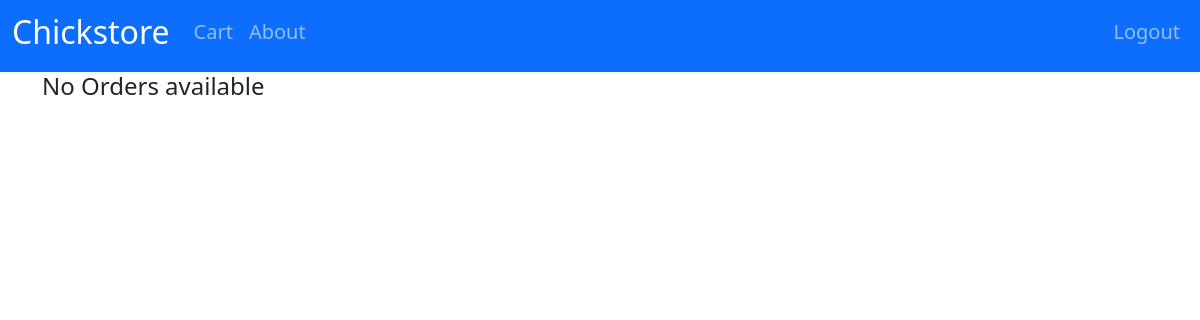
/orders/2 (signed in), run on an earlier commit of the app's database.
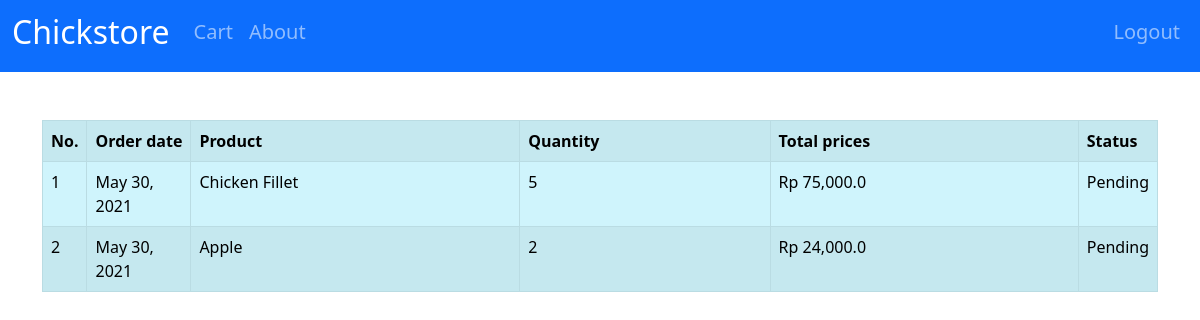
And on a later commit of the database.
### account/models.py (models this page shows, shortened)
class Order(models.Model):
    ORDERSTATS = (('Pending', 'Pending'), ('In Delivery', 'In Delivery'),)
    customer = models.ForeignKey(
        Account, related_name="order", on_delete=models.SET_NULL, null=True)
    product = models.ForeignKey(
        Product, related_name="order", on_delete=SET_NULL, null=True)
    status = models.CharField(max_length=200, choices=ORDERSTATS)
    order_date = models.DateField(auto_now_add=True, null=True)
    quantity = models.IntegerField(null=True)
    price_sum = models.FloatField(null=True)

class Product(models.Model):
    name = models.CharField(max_length=200)
    price = models.BigIntegerField()
    extra = models.CharField(max_length=200)
    picture = models.ImageField(
        upload_to='products', default='products/no_pic.jpg', validators=[validate_image])

### account/views.py (the view)
# urls.py: path('orders/<customer>', views.orders, name='orders'),
@login_required(login_url='login')
def orders(request, customer):
    orders = Order.objects.filter(customer=customer)
    context = {
        "orders": orders
    }
    return render(request, 'chickstore/orders.html', context)

### templates/chickstore/orders.html
{% extends 'common/base.html' %}
{% load humanize %}
{% block content %}
{% if orders %}
    <table class="table table-striped table-bordered table-info mt-5">
        <tr>
            <th class="fit">
                No.
            </th>
            <th class="fit">
                Order date
            </th>
            <th>
                Product
            </th>
            <th>
                Quantity
            </th>
            <th>
                Total prices
            </th>
            <th class="fit">
                Status
            </th>
        </tr>
        {% for order in orders%}
            <tr>
                <td>
                    {{forloop.counter}}
                </td>
                <td>
                    {{order.order_date}}
                </td>
                <td>
                    {{order.product.name}}
                </td>
                <td>
                    {{order.quantity}}
                </td>
                <td>
                    Rp {{order.price_sum|intcomma}}
                </td>
                <td>
                    {{order.status}}
                </td>
            </tr>
        {% endfor %}
    </table>
{% else %}
    <h4>No Orders available</h4>
{% endif %}
{% endblock %}

### templates/common/base.html (shortened to what this page needs)
{% load static %}
<!DOCTYPE html>
<html lang="en">
<head>
    <link href="https://cdn.jsdelivr.net/npm/bootstrap@5.0.1/dist/css/bootstrap.min.css" rel="stylesheet">
    <link rel="stylesheet" href="{% static 'style.css' %}">
</head>
<body>
    {% include 'common/_navbar-mainpage.html' %}
    <div class="container">
        {% block content %} {% endblock %}
    </div>
</body>
</html>

### templates/common/_navbar-mainpage.html (shortened to what this page needs)
<nav class="navbar navbar-expand-md navbar-dark bg-primary">
  <div class="container-fluid">
      <a class="navbar-brand" href="{% url 'mainpage' %}"><h2>Chickstore</h2></a>
      <div class="navbar-collapse collapse" id="collapseNavbar">
          <ul class="navbar-nav">
              <li class="nav-item active">
                  <a class="nav-link" href="{% url 'orders' user.id %}"><h5 class="">Cart</h5></a>
              </li>
              <li class="nav-item">
                  <a class="nav-link" href="#"><h5>About</h5></a>
              </li>
          </ul>
          <ul class="navbar-nav ms-auto">
              <li class="nav-item">
                <a class="nav-link" href="{% url 'logout' %}"><h5>Logout</h5></a>
              </li>
          </ul>
      </div>
  </div>
</nav>

### static/style.css (style rules this page uses)
.table td.fit, .table th.fit { white-space: nowrap; width: 1%; }

What changed in the data, as far as the page shows it:
added Order: order_date "May 30, 2021", product.name "Chicken Fillet", quantity "5", price_sum "75,000.0", status "Pending"
added Order: order_date "May 30, 2021", product.name "Apple", quantity "2", price_sum "24,000.0", status "Pending"
Also different on the page:
text no longer shown: "No Orders available"
text now shown: "No. Order date Product Quantity Total prices Status"
